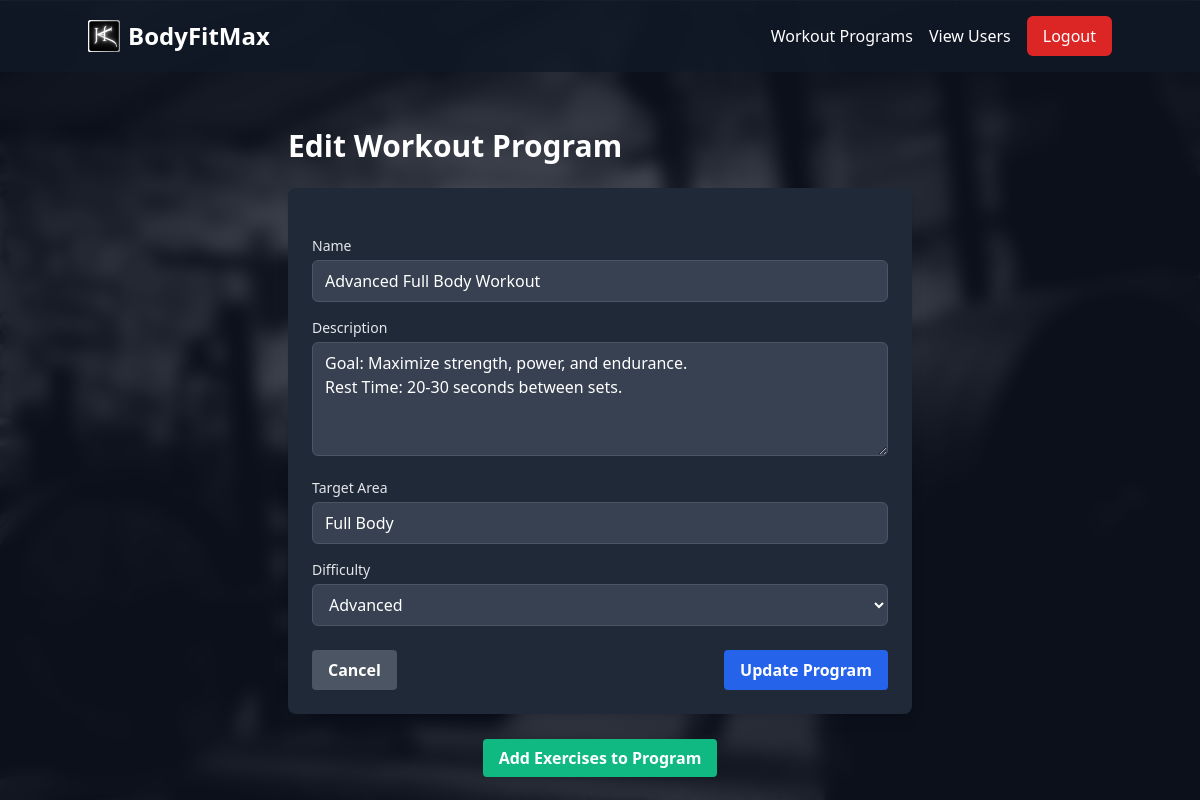
Page /workout-programs/23/update/ (signed in) on the committed database.
### fitness/models.py (models this page shows, shortened)
class WorkoutProgram(models.Model):
    name = models.CharField(max_length=100)
    description = models.TextField()
    target_area = models.CharField(max_length=50)
    difficulty = models.CharField(max_length=20, choices=[
        ('beginner', 'Beginner'),
        ('intermediate', 'Intermediate'),
        ('advanced', 'Advanced')
    ])
    created_at = models.DateTimeField(auto_now_add=True)
    updated_at = models.DateTimeField(auto_now=True)
    image = models.ImageField(upload_to='workout_programs/', blank=True, null=True)  # New field

### fitness/views.py (the view, shortened to what this page needs)
# urls.py: path('workout-programs/<int:pk>/update/', views.WorkoutProgramUpdateView.as_view(), name='workout_program_update'),
class WorkoutProgramUpdateView(AdminRequiredMixin, UpdateView):
    model = WorkoutProgram
    form_class = WorkoutProgramForm
    template_name = 'fitness/workout_program_form.html'

### fitness/views.py (called while the page is built)
    def test_func(self):
        return self.request.user.is_staff

### fitness/templates/fitness/workout_program_form.html (shortened to what this page needs)
{% extends 'fitness/base.html' %}
{% block content %}
<div class="max-w-2xl mx-auto p-6">
    <h1 class="text-3xl font-bold mb-6 text-white">
        {% if form.instance.pk %}Edit{% else %}Create{% endif %} Workout Program
    </h1>
    <form method="post" class="space-y-6 bg-gray-800 p-6 rounded-lg shadow-lg">
        <div class="space-y-4">
            <div>
                <label for="{{ form.name.id_for_label }}" class="block text-sm font-medium text-gray-200 mb-1">
                    Name
                </label>
                {{ form.name }}
            </div>
            <div>
                <label for="{{ form.description.id_for_label }}" class="block text-sm font-medium text-gray-200 mb-1">
                    Description
                </label>
                {{ form.description }}
            </div>
            <div>
                <label for="{{ form.target_area.id_for_label }}" class="block text-sm font-medium text-gray-200 mb-1">
                    Target Area
                </label>
                {{ form.target_area }}
            </div>
            <div>
                <label for="{{ form.difficulty.id_for_label }}" class="block text-sm font-medium text-gray-200 mb-1">
                    Difficulty
                </label>
                {{ form.difficulty }}
            </div>
        </div>
        <div class="flex justify-between mt-6">
            <a href="{% url 'workout_program_list' %}"
                class="bg-gray-600 hover:bg-gray-700 text-white font-bold py-2 px-4 rounded
                transition duration-300 ease-in-out">
                Cancel
            </a>
            <button type="submit"
                class="bg-blue-600 hover:bg-blue-700 text-white font-bold py-2 px-4 rounded
                transition duration-300 ease-in-out">
                {% if form.instance.pk %}Update{% else %}Create{% endif %} Program
            </button>
        </div>
    </form>
    {% if form.instance.pk %}
        <div class="mt-8 text-center">
            <a href="{% url 'add_exercise_to_program' form.instance.pk %}"
               class="bg-green-500 hover:bg-green-600 text-white font-bold py-2 px-4 rounded
               transition duration-300 ease-in-out">
                Add Exercises to Program
            </a>
        </div>
    {% endif %}
</div>
{% endblock %}

### rows in the picture
WorkoutProgram: name "Advanced Full Body Workout", description "Goal: Maximize strength, power, and endurance. Rest Time: 20-30 seconds between sets.", target_area "Full Body", difficulty "Advanced"
